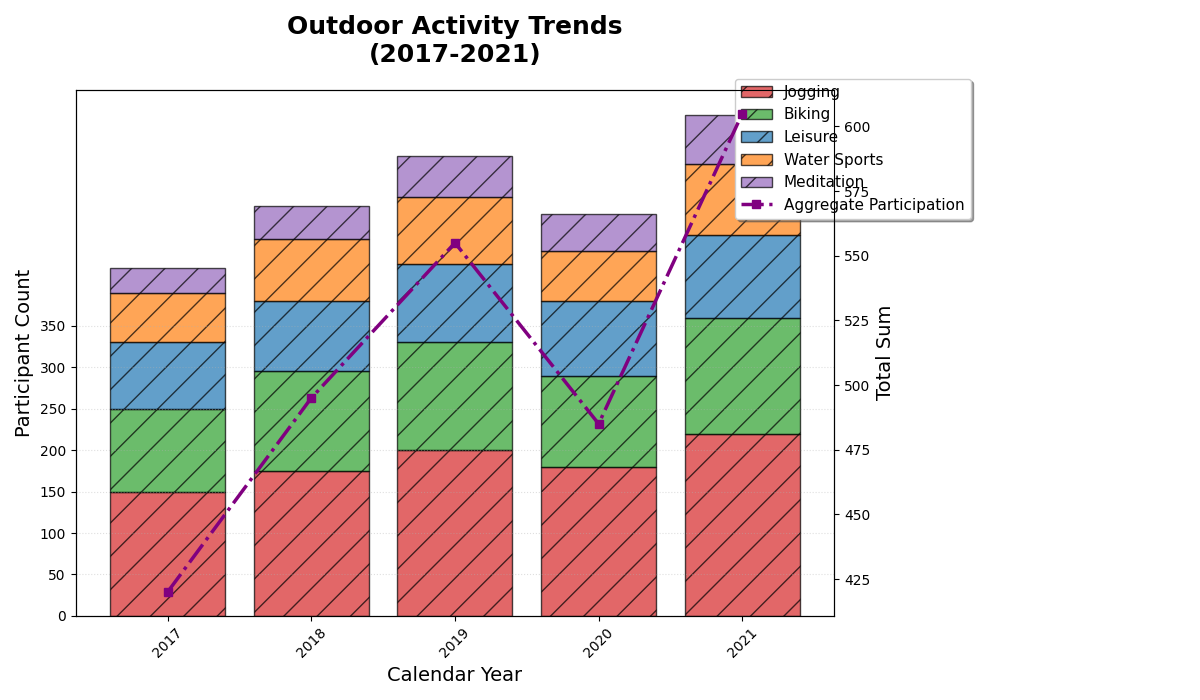

This chart was generated by the following Python code:
import matplotlib.pyplot as plt
import numpy as np

years = np.array([2017, 2018, 2019, 2020, 2021])

running = np.array([150, 175, 200, 180, 220])
cycling = np.array([100, 120, 130, 110, 140])
picnicking = np.array([80, 85, 95, 90, 100])
swimming = np.array([60, 75, 80, 60, 85])
yoga = np.array([30, 40, 50, 45, 60])

total_participation = running + cycling + picnicking + swimming + yoga

fig, ax1 = plt.subplots(figsize=(12, 7))

activity_labels = ['Jogging', 'Biking', 'Leisure', 'Water Sports', 'Meditation']  # Changed labels
activities = [running, cycling, picnicking, swimming, yoga]
colors = ['#d62728', '#2ca02c', '#1f77b4', '#ff7f0e', '#9467bd']

bottom = np.zeros(len(years))

for i, (activity, color) in enumerate(zip(activities, colors)):
    bars = ax1.bar(years, activity, bottom=bottom, label=activity_labels[i], color=color, alpha=0.7, edgecolor='black', hatch='/')
    bottom += activity

ax2 = ax1.twinx()
ax2.plot(years, total_participation, color='purple', marker='s', linestyle='-.', linewidth=2.5, label='Aggregate Participation')  # Changed label

ax1.set_title("Outdoor Activity Trends\n(2017-2021)", fontsize=18, weight='bold', pad=20)  # Changed title
ax1.set_xlabel('Calendar Year', fontsize=14)  # Changed x-axis label
ax1.set_ylabel('Participant Count', fontsize=14)  # Changed y-axis label
ax2.set_ylabel('Total Sum', fontsize=14, color='black')  # Changed y2-axis label

ax1.set_xticks(years)
ax1.set_xticklabels(years, rotation=45)
ax1.set_yticks(np.arange(0, 351, 50))

lines_labels = [ax.get_legend_handles_labels() for ax in [ax1, ax2]]
lines, labels = [sum(lol, []) for lol in zip(*lines_labels)]
ax1.legend(lines, labels, loc='upper right', fontsize=11, bbox_to_anchor=(1.2, 1.05), shadow=True, borderaxespad=1.)

ax1.grid(axis='y', linestyle=':', alpha=0.4)

plt.tight_layout(rect=[0, 0, 0.85, 1])

plt.show()
